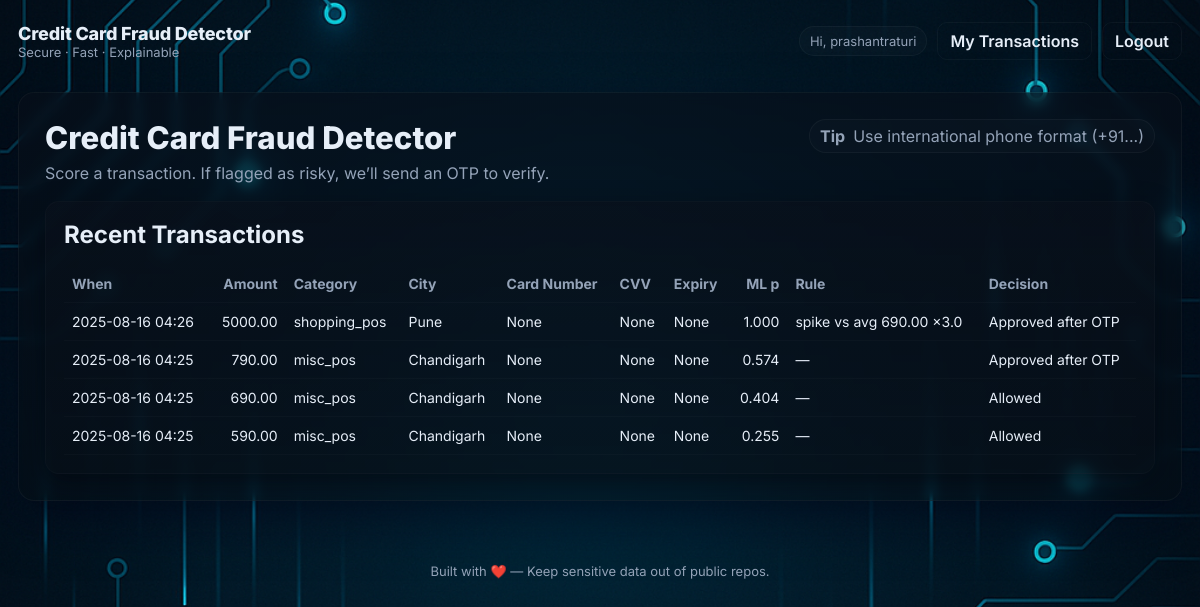
Page /transactions/ (signed in) on the committed database.
### fraud/models.py (models this page shows, shortened)
class Transaction(models.Model):
    DECISION_CHOICES = [
        ("allowed", "Allowed"),
        ("challenge", "Challenged (OTP sent)"),
        ("approved", "Approved after OTP"),
        ("blocked", "Blocked / OTP failed"),
    ]
    user = models.ForeignKey(User, on_delete=models.CASCADE, related_name="txns")
    category = models.CharField(max_length=64)
    amt = models.DecimalField(max_digits=12, decimal_places=2)
    city = models.CharField(max_length=100)
    card_number = models.CharField(max_length=16, null=True, blank=True)
    cvv = models.CharField(max_length=4, null=True, blank=True)
    expiry_date = models.CharField(max_length=7, null=True, blank=True)  # Format: MM/YYYY
    hour = models.PositiveSmallIntegerField()
    dow = models.PositiveSmallIntegerField()
    created_at = models.DateTimeField(auto_now_add=True)
    ml_prob = models.FloatField(null=True, blank=True)
    rule_avg_last_n = models.FloatField(null=True, blank=True)
    rule_multiplier_used = models.FloatField(null=True, blank=True)
    rule_delta_used = models.FloatField(null=True, blank=True)
    rule_flag = models.BooleanField(default=False)
    otp_required = models.BooleanField(default=False)
    otp_id = models.CharField(max_length=64, null=True, blank=True)
    otp_verified = models.BooleanField(default=False)
    final_decision = models.CharField(
        max_length=20, choices=DECISION_CHOICES, default="allowed"
    )
    notes = models.TextField(blank=True)
    class Meta:
        ordering = ["-created_at"]

### fraud/views.py (the view)
# urls.py: path("transactions/", transactions_view, name="transactions"),
@login_required
def transactions_view(request):
    txns = Transaction.objects.filter(user=request.user).order_by("-created_at")[:50]
    return render(request, "transactions.html", {"txns": txns})

### fraud/templates/transactions.html (shortened to what this page needs)
{% extends "base.html" %}
{% block content %}
<div class="card">
  <h2 style="margin-top:0;">Recent Transactions</h2>
  <div style="overflow-x:auto; margin-top:8px;">
    <table>
      <thead>
        <tr>
          <th align="left">When</th>
          <th align="right">Amount</th>
          <th align="left">Category</th>
          <th align="left">City</th>
          <th align="left">Card Number</th>
          <th align="left">CVV</th>
          <th align="left">Expiry</th>
          <th align="right">ML p</th>
          <th align="left">Rule</th>
          <th align="left">Decision</th>
        </tr>
      </thead>
      <tbody>
      {% for t in txns %}
        <tr>
          <td>{{ t.created_at|date:"Y-m-d H:i" }}</td>
          <td align="right">{{ t.amt }}</td>
          <td>{{ t.category }}</td>
          <td>{{ t.city }}</td>
          <td>{{ t.card_number }}</td>
          <td>{{ t.cvv }}</td>
          <td>{{ t.expiry_date }}</td>
          <td align="right">{{ t.ml_prob|floatformat:3 }}</td>
          <td>
            {% if t.rule_flag %}
              spike vs avg {{ t.rule_avg_last_n|floatformat:2 }} ×{{ t.rule_multiplier_used|floatformat:1 }}
            {% else %}
              —
            {% endif %}
          </td>
          <td>{{ t.get_final_decision_display }}</td>
        </tr>
      {% empty %}
        <tr><td colspan="10" class="muted">No transactions yet.</td></tr>
      {% endfor %}
      </tbody>
    </table>
  </div>
</div>
{% endblock %}

### fraud/templates/base.html (shortened to what this page needs)
{% load static %}
<!DOCTYPE html>
<html lang="en">
<head>
  <link rel="stylesheet" href="{% static 'css/style.css' %}">
</head>
<body>
  <header class="topbar container">
    <div class="brand-area">
      <span class="brand">Credit Card Fraud Detector</span>
      <div class="muted small">Secure · Fast · Explainable</div>
    </div>
    <nav class="nav">
      {% if request.user.is_authenticated %}
        <span class="tag">Hi, {{ request.user.username }}</span>
        <a class="btn" href="{% url 'transactions' %}">My Transactions</a>
        <a class="btn" href="#" id="logoutBtn">Logout</a>
      {% else %}
        <a class="btn btn-primary" href="{% url 'register' %}">Register</a>
        <a class="btn" href="{% url 'login' %}">Login</a>
      {% endif %}
    </nav>
  </header>
  <main class="container" style="padding-top:18px; padding-bottom:36px;">
    <section class="panel">
      <div class="header-hero">
        <div>
          <h1>Credit Card Fraud Detector</h1>
          <p class="sub">
            {% if request.user.is_authenticated %}
              Score a transaction. If flagged as risky, we’ll send an OTP to verify.
            {% else %}
              Create an account or login to use the Credit Card Fraud Detection system.
            {% endif %}
          </p>
        </div>
        <div class="help-pill">
          <span class="pill"><strong>Tip</strong> Use international phone format (+91...)</span>
        </div>
      </div>
      {% block content %}{% endblock %}
    </section>
  </main>
  <footer class="page-footer container">
    <div class="muted small">Built with ❤️ — Keep sensitive data out of public repos.</div>
  </footer>
</body>
</html>

### fraud/static/css/style.css (style rules this page uses)
:root { --bg:#071226; --panel:#0b1220; --card:#0f1724; --muted:#94a3b8; --text:#e6eef8; --brand:#3b82f6; --glass: rgba(255,255,255,0.02); --glass-strong: rgba(255,255,255,0.03); --ok:#10b981; --err:#ef4444; --border: rgba(255,255,255,0.04); }
* { box-sizing:border-box }
html,body { height:100% }
body { margin:0; font-family:'Inter', ui-sans-serif, system-ui, -apple-system, "Segoe UI", Roboto, "Helvetica Neue", Arial; color:var(--text); background-color:var(--bg); -webkit-font-smoothing:antialiased; min-height:100dvh; padding:22px 18px; }
.container { max-width:1180px; margin:0 auto; }
.topbar { display:flex; align-items:center; justify-content:space-between; gap:12px; margin-bottom:14px; }
.brand-area .brand { font-weight:800; letter-spacing:-0.01em; font-size:18px; display:block; }
.small { font-size:13px }
.muted { color:var(--muted) }
.nav { display:flex; gap:10px; align-items:center; }
.btn { appearance:none; border:1px solid var(--border); background:transparent; color:var(--text); padding:8px 12px; border-radius:10px; cursor:pointer; font-weight:600; text-decoration:none; display:inline-flex; align-items:center; gap:8px; transition: transform .06s ease, background .12s ease, border-color .12s ease, box-shadow .12s ease; }
.tag { padding:6px 10px; border-radius:999px; font-size:13px; border:1px solid var(--border); background:var(--glass); color:var(--muted); }
.panel { backdrop-filter: blur(6px); background: linear-gradient(180deg, rgba(8,14,25,0.6), rgba(8,12,18,0.35)); border:1px solid var(--border); border-radius:16px; padding:26px; box-shadow: 0 20px 50px rgba(2,6,23,0.55); }
.header-hero { display:flex; justify-content:space-between; align-items:flex-start; gap:16px; margin-bottom:18px; }
.header-hero h1 { margin:0; font-size:clamp(22px, 2.6vw, 34px); font-weight:800; }
.sub { color:var(--muted); margin:6px 0 0 0; }
.pill { display:inline-flex; align-items:center; gap:8px; padding:6px 10px; border-radius:999px; background:rgba(255,255,255,0.02); border:1px solid var(--border); color:var(--muted) }
.help-pill .pill { background:rgba(255,255,255,0.015); }
.card { background: linear-gradient(180deg, rgba(10,16,26,0.6), rgba(9,14,22,0.45)); border-radius:14px; padding:18px; border:1px solid rgba(255,255,255,0.02); box-shadow: 0 8px 24px rgba(3,6,12,0.55); }
h2, h3, h4 { margin:0 0 8px 0; font-weight:700 }
table { width:100%; border-collapse:collapse; margin-top:8px }
th, td { padding:10px 8px; border-bottom:1px solid rgba(255,255,255,0.02); font-size:14px }
thead th { color:var(--muted); font-weight:700; text-transform:none }
.page-footer { margin-top:26px; color:var(--muted); font-size:13px; text-align:center }

### rows in the picture
Transaction: created_at "2025-08-16 04:26", amt "5000.00", category "shopping_pos", city "Pune", card_number "None", cvv "None", expiry_date "None", ml_prob "1.000", rule_avg_last_n "690.00", rule_multiplier_used "3.0", final_decision "Approved after OTP"
Transaction: created_at "2025-08-16 04:25", amt "790.00", category "misc_pos", city "Chandigarh", card_number "None", cvv "None", expiry_date "None", ml_prob "0.574", final_decision "Approved after OTP"
Transaction: created_at "2025-08-16 04:25", amt "690.00", category "misc_pos", city "Chandigarh", card_number "None", cvv "None", expiry_date "None", ml_prob "0.404", final_decision "Allowed"
Transaction: created_at "2025-08-16 04:25", amt "590.00", category "misc_pos", city "Chandigarh", card_number "None", cvv "None", expiry_date "None", ml_prob "0.255", final_decision "Allowed"

### other values in the picture
{{ request.user.username }} "prashantraturi"
